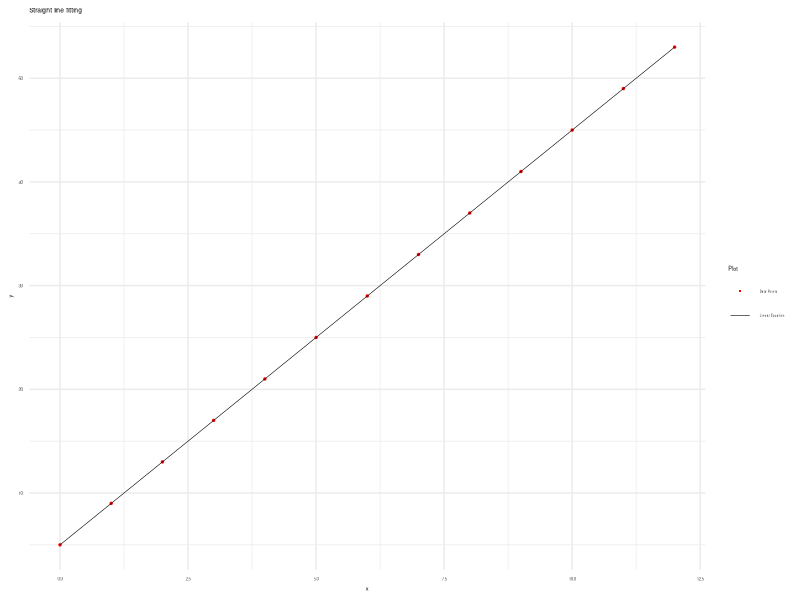

This figure's R source:
# Load required libraries
library(readr)
library(ggplot2)

# Read data from CSV file
data <- read_csv(
  "series.csv",
  show_col_types = FALSE)

# Extract x_values and y_values
x_values <- data$xs
y_values <- data$ys1

# Curve Fitting Order
order <- 1

# Perform linear regression using lm()
lm_model <- lm(y_values ~ 
  poly(x_values, order, raw = TRUE))

# Coefficients
coefficients <- coef(lm_model)

# Reverse order to match output
coefficients <- coefficients[
  length(coefficients):1]

# Print coefficients
cat("Coefficients (a, b):\n\t",
  coefficients, "\n")

# Generate values for the regression line
x_plot <- seq(
  min(x_values), max(x_values),
  length.out = 100)
y_plot <- predict(
  lm_model,
  newdata = data.frame(x_values = x_plot))

# Create data frame for ggplot2
data <- data.frame(x = x_values, y = y_values)

# Plot using ggplot2
plot <- ggplot(data, aes(x = x, y = y)) +
  geom_point(aes(color="Data Points"), size = 0.5) +
  geom_line(
    data = data.frame(x = x_plot, y = y_plot),
    aes(x, y, color="Linear Equation"),
    linewidth = 0.2) +
  labs(
    x = "x", y = "y",
    title = "Straight line fitting") +
  theme_minimal() +
  theme(legend.position = "right",
        legend.text = element_text(size = 2),
        text = element_text(size = 4)) +
  scale_color_manual(
    name = "Plot",
    breaks = c(
      "Data Points",
      "Linear Equation"),
    values = c(
      "Data Points"="red",
      "Linear Equation"="black")) +
  guides(
    color = guide_legend(
      override.aes = list(
        shape = c(16, NA), linetype = c(0, 1)
    )))

# Save plot as PNG
ggsave("14-lm-gg-line.png",
  plot, width = 800, height = 400, units = "px")
